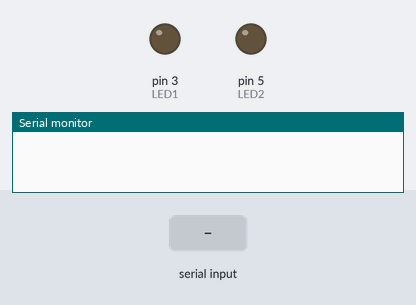
The sketch below on a simulated Arduino Uno, built with avr-gcc and run on an emulated ATmega328P. Shown: output pins drawn as LEDs (lit = HIGH), the last lines printed to the serial monitor. The inputs (shaded band) are chosen by the test bench.

Above: at 1.2 s.
1.3 s: "A" received over Serial
At 1.7 s:
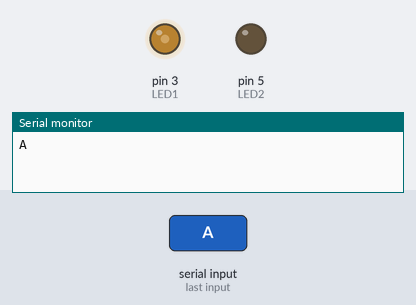
2.8 s: "B" received over Serial
At 4.0 s:
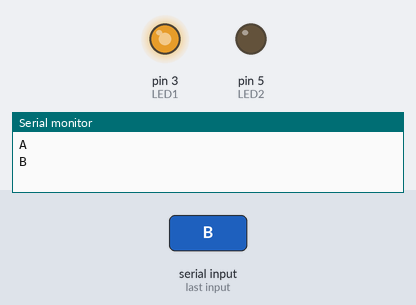
4.3 s: "C" received over Serial
At 5.2 s:
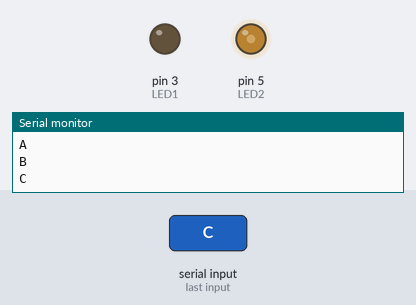
5.8 s: "D" received over Serial
At 6.3 s:
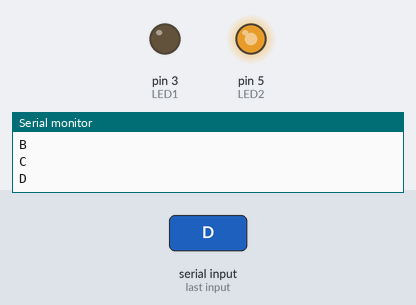
Timing chart, 0 to 8.3 s (numbered marks = the images above; inputs shaded):
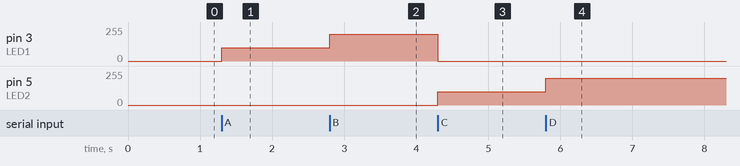

The sketch:

DC_Motor.ino
```cpp
char data; // initialize data variable recieved from Jetson
int LED1=3; // initialize LED1 as digital pin 3
int LED2 = 5; // initialize LED2 as digital pin 5
// these pins are where the voltage is output to the motors
// to light up LEDs instead of running a motor, simply replace the motors with LEDs

void setup() {

Serial.begin(9600); // initialize serial data connection
pinMode(LED1, OUTPUT); // setup LED1 as voltage output
pinMode(LED2, OUTPUT); // setup LED2 as voltage output
}

void loop() {

// sets condition to read serial data from Jetson
 if (Serial.available() ) {
  data= Serial.read(); // Assigns data sent from Jetson to 'data' variable
  Serial.println(data);
 }

// motor control structure
// this structure can be extrapolated to lighting up LEDs and other applications

 if(data == 'A') {
  analogWrite(LED1, 100); // analogWrite function sets voltage output level at a specific pin
  analogWrite(LED2,0);    // voltage output can go from 0 to about 1000
 }
 if(data == 'B'){
  analogWrite(LED1, 200);
  analogWrite(LED2,0);
}
 if(data == 'C'){
  analogWrite(LED1,0);
  analogWrite(LED2,100);
}
 if(data == 'D'){
  analogWrite(LED1,0);
  analogWrite(LED2,200);
}
 if(data == 'E'){
  analogWrite(LED1,0);
  analogWrite(LED2,0);
 }
}
```

Measured:
- after the input at 1.3 s, pin 3 (LED1): 0/255 → 100/255 at once
- after the input at 2.8 s, pin 3 (LED1): 100/255 → 200/255 at once
- after the input at 4.3 s, pin 3 (LED1): 200/255 → 0/255 at once; pin 5 (LED2): 0/255 → 100/255 at once
- after the input at 5.8 s, pin 5 (LED2): 100/255 → 200/255 at once
